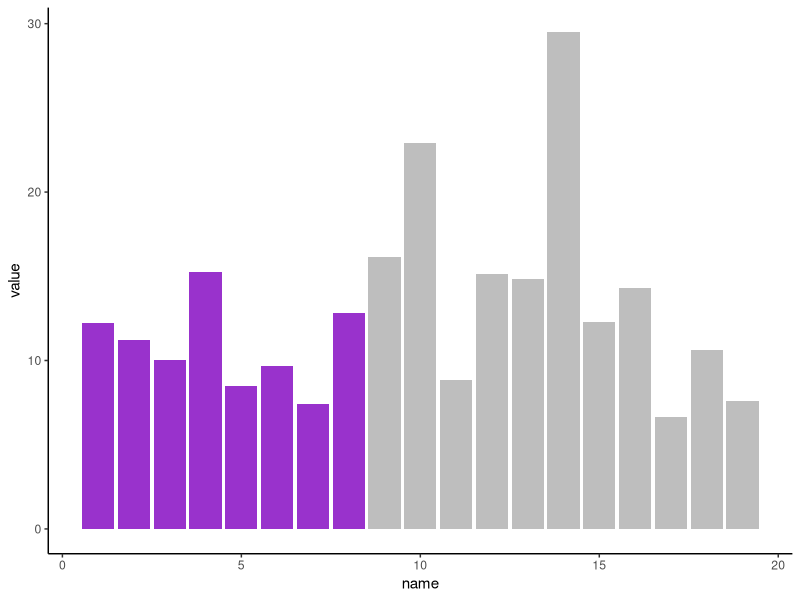
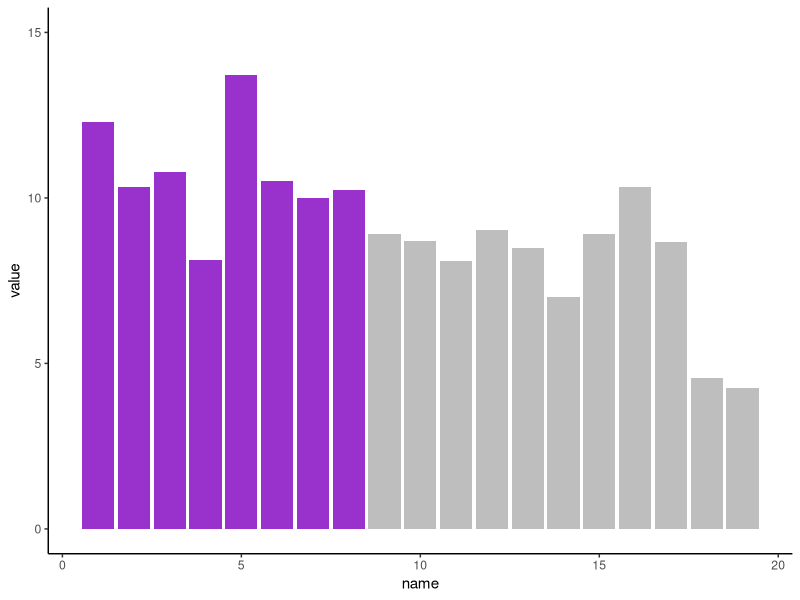
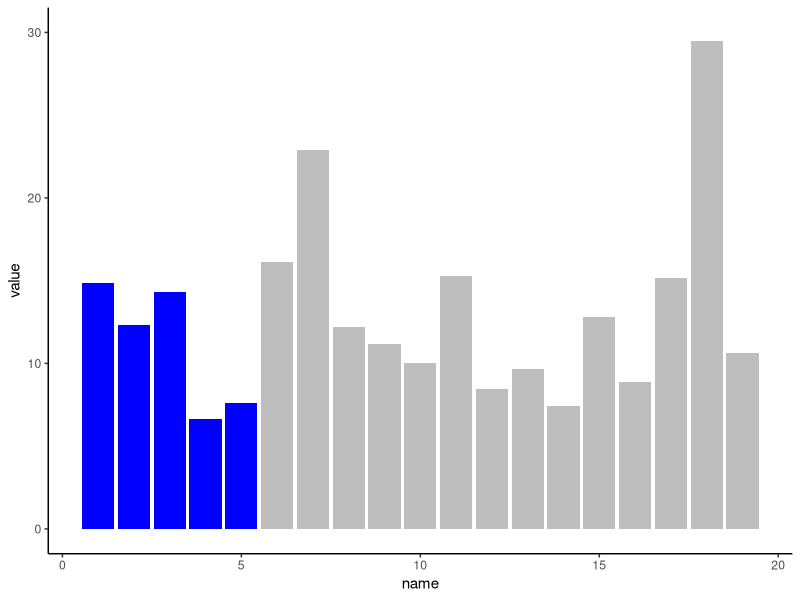
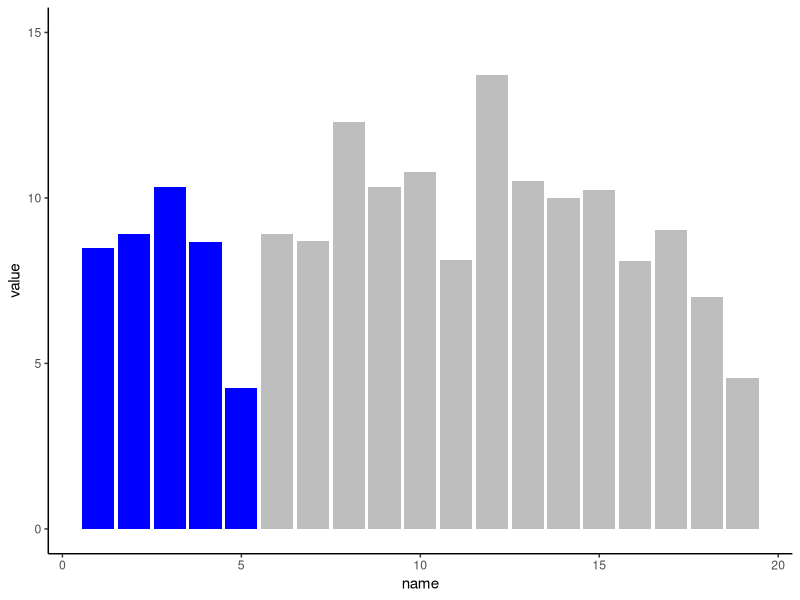

Write R code to recreate these figures, in order.
#Script by Gisel De La Cerda (2022) to create bar plot distributions for APPS paper Figure 4

#Raw values as vectors
cut_tips_total <- c(12.2, 11.2, 10.03, 15.26, 8.48, 9.65, 7.44, 12.8)
cut_tips_n50 <- c(12.3, 10.34, 10.79, 8.12, 13.7, 10.5, 10, 10.24)

no_sre_total <- c(14.86, 12.31, 14.31, 6.63, 7.6)
no_sre_n50 <- c(8.48, 8.9, 10.34, 8.66, 4.26)

regular_tips_total <- c(16.15, 22.92, 8.87, 15.16, 14.86, 29.48, 12.31, 14.31, 6.63, 10.65, 7.6)
regular_tips_n50 <- c(8.9, 8.7, 8.1, 9.02, 8.48, 7, 8.9, 10.34, 8.66, 4.57, 4.26)

sre_total <- c(16.15, 22.92, 12.2, 11.2, 10.03, 15.26, 8.48, 9.65, 7.44, 12.8, 8.87, 15.16, 29.48, 10.65)
sre_n50 <- c(8.9, 8.7, 12.3, 10.34, 10.79, 8.12, 13.7, 10.5, 10, 10.24, 8.1, 9.03, 7, 4.57)

##Distributions
#Tips_total_GB
library(ggplot2)
tips_total_GB_df <- data.frame (
  name = c(1, 2, 3, 4, 5, 6, 7, 8, 9, 10, 11, 12, 13, 14, 15, 16, 17, 18, 19 ),
  value = c(12.2, 11.2, 10.03, 15.26, 8.48, 9.65, 7.44, 12.8, 16.15, 22.92, 8.87, 15.16, 14.86, 29.48, 12.31, 14.31, 6.63, 10.65, 7.6)
) 

p <- ggplot(tips_total_GB_df, aes(x=name, y=value, fill = factor(name))) + 
  geom_bar(stat = "identity", show.legend = FALSE) + 
  scale_fill_manual(values = c("1" = "#9932cc",
                               "2" = "#9932cc",
                               "3" = "#9932cc",
                               "4" = "#9932cc", 
                               "5" = "#9932cc",
                               "6" = "#9932cc",
                               "7" = "#9932cc", 
                               "8" = "#9932cc",
                               "9" = "gray",
                               "10" = "gray",
                               "11" = "gray",
                               "12" = "gray",
                               "13" = "gray",
                               "14" = "gray",
                               "15" = "gray",
                               "16" = "gray",
                               "17" = "gray",
                               "18" = "gray",
                               "19" = "gray"))
  
p + theme_classic()


#Tips_N50
library(ggplot2)
tips_N50_df <- data.frame (
  name = c(1, 2, 3, 4, 5, 6, 7, 8, 9, 10, 11, 12, 13, 14, 15, 16, 17, 18, 19 ),
  value = c(12.3, 10.34, 10.79, 8.12, 13.7, 10.5, 10, 10.24, 8.9, 8.7, 8.1, 9.02, 8.48, 7, 8.9, 10.34, 8.66, 4.57, 4.26)) 

p2 <- ggplot(tips_N50_df, aes(x=name, y=value, fill = factor(name))) + 
  geom_bar(stat = "identity", show.legend = FALSE) + 
  scale_fill_manual(values = c("1" = "#9932cc",
                               "2" = "#9932cc",
                               "3" = "#9932cc",
                               "4" = "#9932cc", 
                               "5" = "#9932cc",
                               "6" = "#9932cc",
                               "7" = "#9932cc", 
                               "8" = "#9932cc",
                               "9" = "gray",
                               "10" = "gray",
                               "11" = "gray",
                               "12" = "gray",
                               "13" = "gray",
                               "14" = "gray",
                               "15" = "gray",
                               "16" = "gray",
                               "17" = "gray",
                               "18" = "gray",
                               "19" = "gray"))

p2 + theme_classic() + ylim(0,15)

#SRE_total_GB
library(ggplot2)
SRE_total_df <- data.frame (
  name = c(1, 2, 3, 4, 5, 6, 7, 8, 9, 10, 11, 12, 13, 14, 15, 16, 17, 18, 19 ),
  value = c(14.86, 12.31, 14.31, 6.63, 7.6, 16.15, 22.92, 12.2, 11.2, 10.03, 15.26, 8.48, 9.65, 7.44, 12.8, 8.87, 15.16, 29.48, 10.65))
p3 <- ggplot(SRE_total_df, aes(x=name, y=value, fill = factor(name))) + 
  geom_bar(stat = "identity", show.legend = FALSE) + 
  scale_fill_manual(values = c("1" = "blue",
                               "2" = "blue",
                               "3" = "blue",
                               "4" = "blue", 
                               "5" = "blue",
                               "6" = "gray",
                               "7" = "gray", 
                               "8" = "gray",
                               "9" = "gray",
                               "10" = "gray",
                               "11" = "gray",
                               "12" = "gray",
                               "13" = "gray",
                               "14" = "gray",
                               "15" = "gray",
                               "16" = "gray",
                               "17" = "gray",
                               "18" = "gray",
                               "19" = "gray"))

p3 + theme_classic() + ylim(0,30)

#SRE_N50
library(ggplot2)
SRE_N50_df <- data.frame (
  name = c(1, 2, 3, 4, 5, 6, 7, 8, 9, 10, 11, 12, 13, 14, 15, 16, 17, 18, 19 ),
  value = c(8.48, 8.9, 10.34, 8.66, 4.26, 8.9, 8.7, 12.3, 10.34, 10.79, 8.12, 13.7, 10.5, 10, 10.24, 8.1, 9.03, 7, 4.57))
p4 <- ggplot(SRE_N50_df, aes(x=name, y=value, fill = factor(name))) + 
  geom_bar(stat = "identity", show.legend = FALSE) + 
  scale_fill_manual(values = c("1" = "blue",
                               "2" = "blue",
                               "3" = "blue",
                               "4" = "blue", 
                               "5" = "blue",
                               "6" = "gray",
                               "7" = "gray", 
                               "8" = "gray",
                               "9" = "gray",
                               "10" = "gray",
                               "11" = "gray",
                               "12" = "gray",
                               "13" = "gray",
                               "14" = "gray",
                               "15" = "gray",
                               "16" = "gray",
                               "17" = "gray",
                               "18" = "gray",
                               "19" = "gray"))

p4 + theme_classic() + ylim(0,15)




